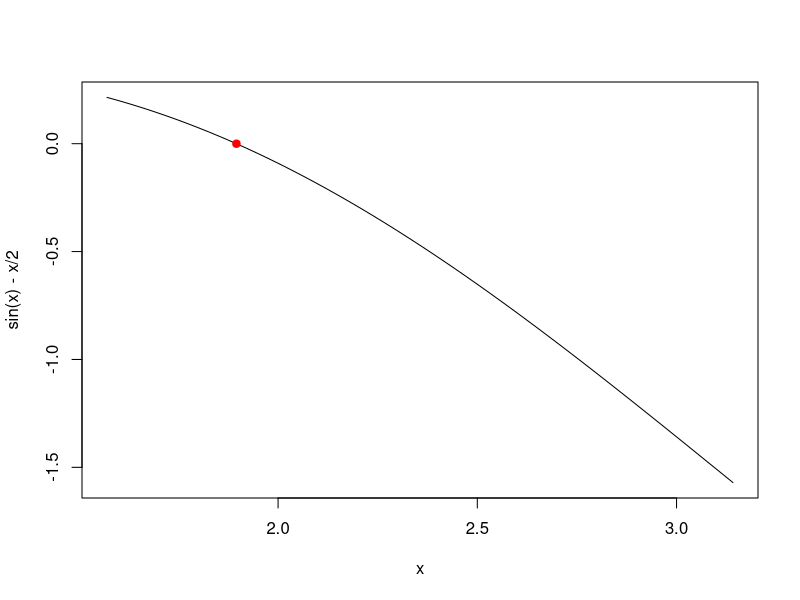
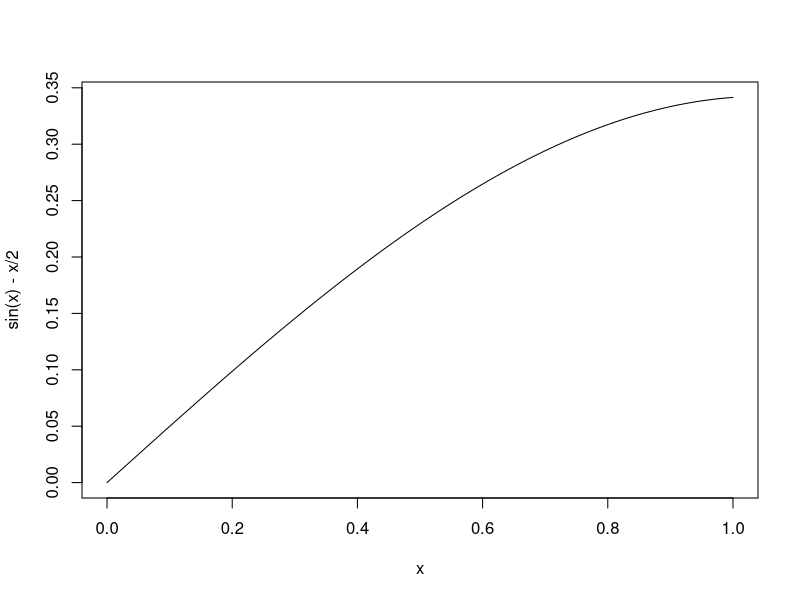

R code for these plots, in order: (Note: this script raises an error after producing the figures.)
#muon ket qua nghiem chinh xac hon ta giam tol
#khong che sai so cua so va ham so 
#co the dan toi ket qua khong chinh xac va ko hoi tu
myBiset <- function(f, a, b, tol = 1e-15, m = 100)
#tol la sai so chap nhan dc trong khoang a,b. tol cang nho thi do chinh xac cang cao
#m la so lan lap toi da
{
  iter <- 0 #so lan lap
  f.a <- f(a)
  f.b <- f(b)
  #trong dk vong lap while la cong thuc sai so tuyet doi
  #convergence <- c()
  
#b3+ b4: thu hep khoang phan ly cho den khi no nho hon sai so

  while (abs(b - a) > tol){#b-a la do lon cua khoang chua nghiem, neu b -a > tol tuc la 
  #khoang chua nghiem so vs sai so con lon va van can tim nghiem hay van can lap tiep
    iter <- iter + 1#sau moi lan lap inter tang len 
    if (iter > m){
      warning("iterations maximum exceeded")
      break
    }

#B2    
    xmid <- (a+b)/2#diem o giua ( duoc hieu xmid = c)
    ymid <- f(xmid)#ham o giua ( ymid = f(c))
  #so sanh dau cua ham so tai gia tri tb cua khoang phan ly nghiem vs dau cua ham so 
    if (f.a * ymid > 0){#f.a la ve trai (hay a = c)
      a <- xmid 
      f.a <- ymid
    }
    else { #f.b ve trai hay ( b = c)
      b <- xmid
      f.b <- ymid 
    }
#luu tru gia tri cua a, b sau moi lan lap
  #convergence <- c(convergence, abs(b-a))
  }
  root <- (a+ b)/2
  return (root)
  #return (list(root = root, convergence = convergence))
}
#Dinh nghia ham so 
f <- function(x) {
  return (sin(x) - x/2)
}

# Goi ham myBiset với hàm số f, khoảng [a, b] hay la khoang phan ly nghiem = [1, 2]
root <- myBiset(f, pi/2, pi)

# In giá trị của root
print(root)#check xem ket qua dung khong 

curve(sin(x) - x/2, from  = pi/2, to = pi) #do thi sinx co gioi han
points(root, f(root), col = "red", pch = 19)
curve(sin(x) - x/2)#do thi sinx  ko gioi han



#bieu do phuong phap hoi tu ta dung convergence de luu tru gia tri cua a, b sau moi lan lap
plot(root$convergence, type = "l", main ="Toc do hoi tu cua phuong phap chia doi",
     xlab = "so lan lap", ylab = "abs(b - a)")
#khi muon bieu dien toc do hoi tu chuyen return(root) thanh return(list...)
